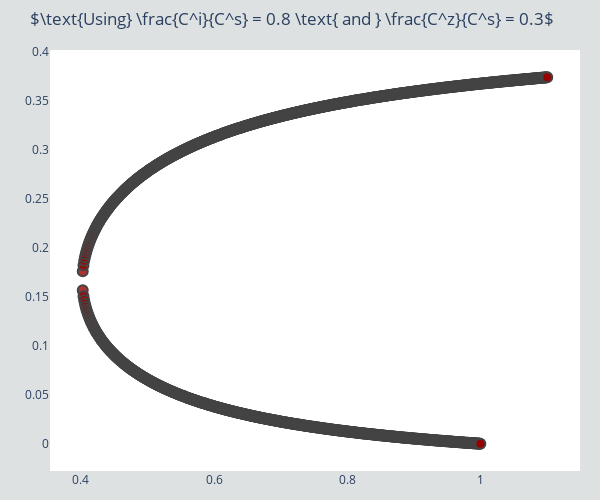

Write notebook code for a chart like this one.
### Code cell
data = figs[12]
kappa = data['value'][0]
xi = data['value'][1]
data_graph = data['data_graph']

fig = go.Figure()

fig.add_trace(go.Scatter(
    x = data_graph['R0'], y = data_graph['i_opt'],
    mode='markers',
    marker_color='rgba(152, 0, 0, .8)'
))

R_0_min = 0.7824
R_0_max = 1.0062

if xi >= 1.55:
    fig.add_vline(x = R_0_min)
    fig.add_vline(x = R_0_max)
    fig.add_vline(x = 1)
    fig.add_vrect(x0 = 1, x1 = R_0_max, line_width = 0, fillcolor = "red", opacity = 0.2)

    fig.add_annotation(
            x=R_0_max,
            y=0.125,
            xref="x",
            yref="y",
            text=f"$$R_0 = 1 + {round(R_0_max - 1,4)}$$",
            showarrow=True,
            font=dict(
                family="Courier New, monospace",
                size=12,
                color="#ffffff"
                ),
            align="center",
            arrowhead=2,
            arrowsize=1,
            arrowwidth=2,
            arrowcolor="#636363",
            ax=20,
            ay=-30,
            bordercolor="#c7c7c7",
            borderwidth=2,
            borderpad=4,
            bgcolor="#ff7f0e",
            opacity=0.8
            )

fig.update_layout(
    paper_bgcolor = '#DDE1E2',
    plot_bgcolor = '#FFFFFF', 
    height = 500,
    width = 600,
    title = f"$\\text{{Using}} \\frac{{C^i}}{{C^s}} = {kappa} \\text{{ and }} \\frac{{C^z}}{{C^s}} = {xi}$",
    margin = dict(
        l = 50,
        r = 20,
        t = 50,
        b = 20
    )
)
fig.update_traces(mode='markers', marker_line_width = 2, marker_size = 10)
fig.write_image(f"fig_{kappa}_{xi}.png",engine = 'kaleido')
fig

### Figure 1 — Plotly figure (JSON) as saved in the notebook; plotly's stock layout.template omitted (floating-point values rounded to 4 significant figures; data arrays with more than 128 entries replaced by an {"elided": "..."} marker saying what was removed)
{"data": [{"marker": {"color": "rgba(152, 0, 0, .8)", "line": {"width": 2}, "size": 10}, "mode": "markers", "type": "scatter", "x": {"elided": "1188 float values"}, "y": {"elided": "1188 float values"}}], "layout": {"height": 500, "margin": {"b": 20, "l": 50, "r": 20, "t": 50}, "paper_bgcolor": "#DDE1E2", "plot_bgcolor": "#FFFFFF", "title": {"text": "$\\text{Using} \\frac{C^i}{C^s} = 0.8 \\text{ and } \\frac{C^z}{C^s} = 0.3$"}, "width": 600, "xaxis": {"autorange": true, "range": [0.3536, 1.149], "type": "linear"}, "yaxis": {"autorange": true, "range": [-0.02783, 0.4018], "type": "linear"}}}
